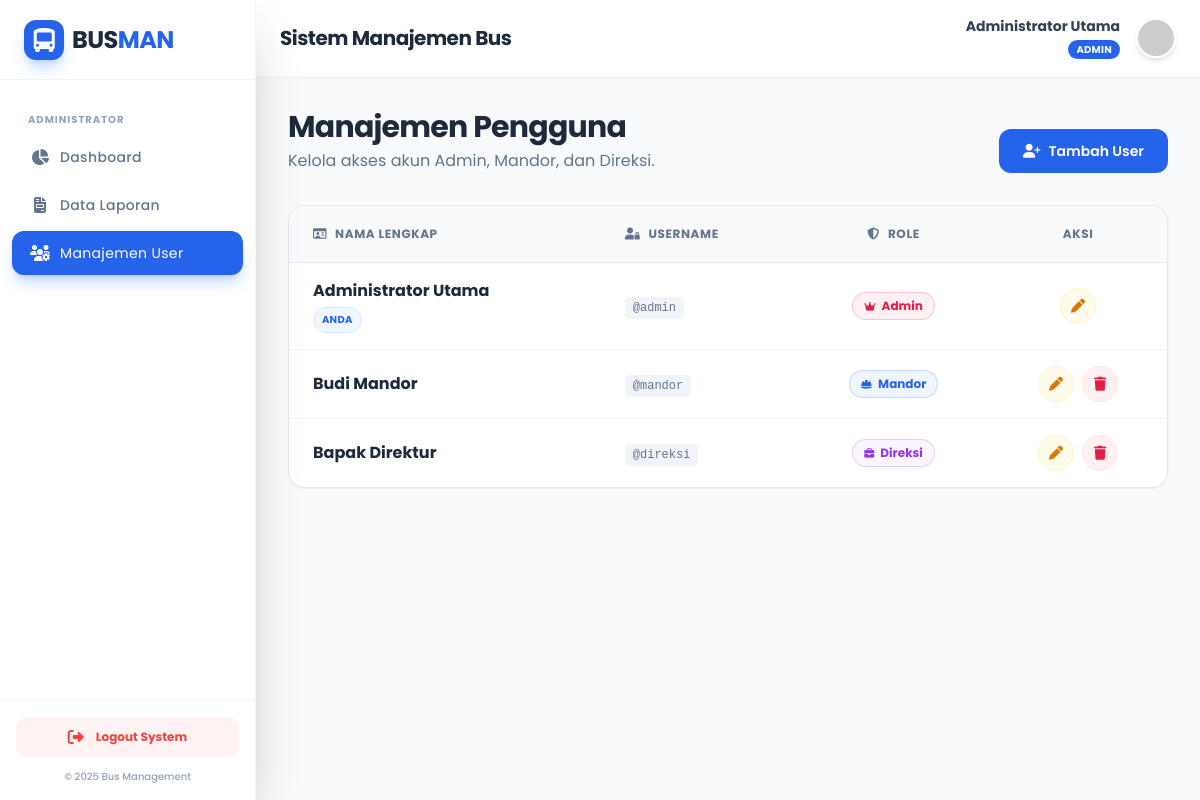
The page /admin/users.php (signed in) on the database its author committed.
### tables this page shows
CREATE TABLE `users` (
  `id` int(11) NOT NULL,
  `nama_lengkap` varchar(100) NOT NULL,
  `username` varchar(50) NOT NULL,
  `password` varchar(255) NOT NULL,
  `role` enum('admin','mandor','direksi') NOT NULL,
  `created_at` timestamp NOT NULL DEFAULT current_timestamp()
);

### admin/users.php (the view, shortened to what this page needs)
<?php
include '../layouts/header.php';
include '../layouts/sidebar.php';
include '../layouts/topbar.php';
?>
<div class="flex flex-col md:flex-row justify-between items-end mb-8 gap-4">
    <div>
        <h3 class="text-3xl font-bold text-slate-800 tracking-tight">Manajemen Pengguna</h3>
        <p class="text-slate-500 mt-1">Kelola akses akun Admin, Mandor, dan Direksi.</p>
    </div>
    <button onclick="toggleModal('modalTambah')" class="group relative inline-flex items-center justify-center px-6 py-3 text-sm font-semibold text-white transition-all duration-200 bg-blue-600 rounded-xl hover:bg-blue-700 hover:shadow-lg hover:-translate-y-0.5 focus:outline-none focus:ring-2 focus:ring-offset-2 focus:ring-blue-600">
        <i class="fa-solid fa-user-plus mr-2 transition-transform group-hover:scale-110"></i>
        Tambah User
    </button>
</div>
<div class="bg-white border border-slate-200 rounded-2xl shadow-sm overflow-hidden">
    <div class="overflow-x-auto">
        <table class="w-full text-left border-collapse">
            <thead>
                <tr class="bg-slate-50 border-b border-slate-200 text-xs uppercase tracking-wider text-slate-500 font-semibold">
                    <th class="py-5 px-6"><i class="fa-regular fa-id-card mr-2"></i>Nama Lengkap</th>
                    <th class="py-5 px-6"><i class="fa-solid fa-user-lock mr-2"></i>Username</th>
                    <th class="py-5 px-6 text-center"><i class="fa-solid fa-shield-halved mr-2"></i>Role</th>
                    <th class="py-5 px-6 text-center">Aksi</th>
                </tr>
            </thead>
            <tbody class="divide-y divide-slate-100 text-sm text-slate-600">
                <?php
                $query = "SELECT * FROM users ORDER BY role ASC, nama_lengkap ASC";
                $result = mysqli_query($conn, $query);
                while ($row = mysqli_fetch_assoc($result)) :
                ?>
                <tr class="hover:bg-slate-50 transition-colors duration-200">
                    <td class="py-4 px-6 align-middle">
                        <div class="font-bold text-slate-800 text-base"><?= $row['nama_lengkap'] ?></div>
                        <?php if($row['id'] == $_SESSION['user_id']): ?>
                            <span class="inline-block mt-1 text-[10px] bg-blue-50 text-blue-600 px-2 py-0.5 rounded-full font-bold tracking-wide border border-blue-100">
                                ANDA
                            </span>
                        <?php endif; ?>
                    </td>
                    <td class="py-4 px-6 align-middle">
                        <span class="font-mono text-slate-500 bg-slate-100 px-2 py-1 rounded text-xs">
                            @<?= $row['username'] ?>
                        </span>
                    </td>
                    <td class="py-4 px-6 align-middle text-center">
                        <?php
                        $badge_class = 'bg-slate-100 text-slate-600 ring-slate-600/20';
                        $icon = 'fa-user';
                        if($row['role'] == 'admin') {
                            $badge_class = 'bg-rose-50 text-rose-600 ring-rose-600/20';
                            $icon = 'fa-crown';
                        }
                        if($row['role'] == 'mandor') {
                            $badge_class = 'bg-blue-50 text-blue-600 ring-blue-600/20';
                            $icon = 'fa-hard-hat';
                        }
                        if($row['role'] == 'direksi') {
                            $badge_class = 'bg-purple-50 text-purple-600 ring-purple-600/20';
                            $icon = 'fa-briefcase';
                        }
                        ?>
                        <span class="inline-flex items-center gap-1.5 px-3 py-1.5 rounded-full text-xs font-bold ring-1 ring-inset <?= $badge_class ?>">
                            <i class="fa-solid <?= $icon ?> text-[10px]"></i> <?= ucfirst($row['role']) ?>
                        </span>
                    </td>
                    <td class="py-4 px-6 align-middle text-center">
                        <div class="flex justify-center items-center gap-2">
                            <button onclick="editUser(
                                '<?= $row['id'] ?>',
                                '<?= htmlspecialchars($row['nama_lengkap']) ?>',
                                '<?= htmlspecialchars($row['username']) ?>',
                                '<?= $row['role'] ?>'
                            )" class="h-9 w-9 rounded-full bg-amber-50 text-amber-600 flex items-center justify-center hover:bg-amber-100 transition border border-amber-100" title="Edit User">
                                <i class="fa-solid fa-pen text-sm"></i>
                            </button>
                            <?php if($row['id'] != $_SESSION['user_id']): ?>
                                <button onclick="hapusUser(<?= $row['id'] ?>)" class="h-9 w-9 rounded-full bg-rose-50 text-rose-600 flex items-center justify-center hover:bg-rose-100 transition border border-rose-100" title="Hapus User">
                                    <i class="fa-solid fa-trash text-sm"></i>
                                </button>
                            <?php endif; ?>
                        </div>
                    </td>
                </tr>
                <?php endwhile; ?>
            </tbody>
        </table>
    </div>
</div>
<?php include '../layouts/footer.php'; ?>

### layouts/header.php (style rules this page uses)
body { font-family: 'Poppins', sans-serif; }

### rows shown on the page
users: nama_lengkap "Administrator Utama", shows "ANDA", username "admin", role "Admin"
users: nama_lengkap "Budi Mandor", username "mandor", role "Mandor"
users: nama_lengkap "Bapak Direktur", username "direksi", role "Direksi"

### other values the page prints
$_SESSION['nama_lengkap'] "Administrator Utama"
$_SESSION['role'] "ADMIN"
